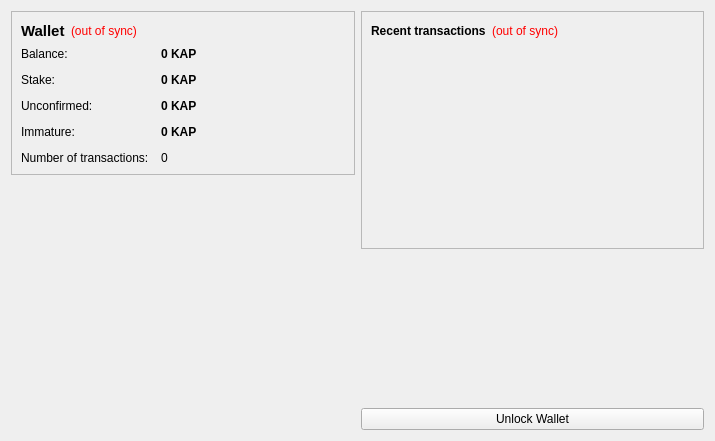
<?xml version="1.0" encoding="UTF-8"?>
<ui version="4.0">
 <class>OverviewPage</class>
 <widget class="QWidget" name="OverviewPage">
  <property name="geometry">
   <rect>
    <x>0</x>
    <y>0</y>
    <width>715</width>
    <height>441</height>
   </rect>
  </property>
  <property name="windowTitle">
   <string>Form</string>
  </property>
  <layout class="QHBoxLayout" name="horizontalLayout" stretch="1,1">
   <item>
    <layout class="QVBoxLayout" name="verticalLayout_2">
     <item>
      <widget class="QFrame" name="frame">
       <property name="frameShape">
        <enum>QFrame::StyledPanel</enum>
       </property>
       <property name="frameShadow">
        <enum>QFrame::Raised</enum>
       </property>
       <layout class="QVBoxLayout" name="verticalLayout_4">
        <item>
         <layout class="QHBoxLayout" name="horizontalLayout_4">
          <item>
           <widget class="QLabel" name="label_5">
            <property name="font">
             <font>
              <pointsize>11</pointsize>
              <weight>75</weight>
              <bold>true</bold>
             </font>
            </property>
            <property name="text">
             <string>Wallet</string>
            </property>
           </widget>
          </item>
          <item>
           <widget class="QLabel" name="labelWalletStatus">
            <property name="toolTip">
             <string>The displayed information may be out of date. Your wallet automatically synchronizes with the Kapcoin network after a connection is established, but this process has not completed yet.</string>
            </property>
            <property name="styleSheet">
             <string notr="true">QLabel { color: red; }</string>
            </property>
            <property name="text">
             <string notr="true">(out of sync)</string>
            </property>
            <property name="alignment">
             <set>Qt::AlignLeading|Qt::AlignLeft|Qt::AlignVCenter</set>
            </property>
           </widget>
          </item>
          <item>
           <spacer name="horizontalSpacer_2">
            <property name="orientation">
             <enum>Qt::Horizontal</enum>
            </property>
            <property name="sizeHint" stdset="0">
             <size>
              <width>40</width>
              <height>20</height>
             </size>
            </property>
           </spacer>
          </item>
         </layout>
        </item>
        <item>
         <layout class="QFormLayout" name="formLayout_2">
          <property name="fieldGrowthPolicy">
           <enum>QFormLayout::AllNonFixedFieldsGrow</enum>
          </property>
          <property name="horizontalSpacing">
           <number>12</number>
          </property>
          <property name="verticalSpacing">
           <number>12</number>
          </property>
          <item row="0" column="0">
           <widget class="QLabel" name="label">
            <property name="text">
             <string>Balance:</string>
            </property>
           </widget>
          </item>
          <item row="0" column="1">
           <widget class="QLabel" name="labelBalance">
            <property name="font">
             <font>
              <weight>75</weight>
              <bold>true</bold>
             </font>
            </property>
            <property name="cursor">
             <cursorShape>IBeamCursor</cursorShape>
            </property>
            <property name="toolTip">
             <string>Your current balance</string>
            </property>
            <property name="text">
             <string notr="true">0 KAP</string>
            </property>
            <property name="textInteractionFlags">
             <set>Qt::LinksAccessibleByMouse|Qt::TextSelectableByKeyboard|Qt::TextSelectableByMouse</set>
            </property>
           </widget>
          </item>
          <item row="1" column="0">
           <widget class="QLabel" name="label_6">
            <property name="text">
             <string>Stake:</string>
            </property>
           </widget>
          </item>
          <item row="1" column="1">
           <widget class="QLabel" name="labelStake">
            <property name="font">
             <font>
              <weight>75</weight>
              <bold>true</bold>
             </font>
            </property>
            <property name="cursor">
             <cursorShape>IBeamCursor</cursorShape>
            </property>
            <property name="toolTip">
             <string>Total of coins that was staked, and do not yet count toward the current balance</string>
            </property>
            <property name="text">
             <string notr="true">0 KAP</string>
            </property>
            <property name="textInteractionFlags">
             <set>Qt::LinksAccessibleByMouse|Qt::TextSelectableByKeyboard|Qt::TextSelectableByMouse</set>
            </property>
           </widget>
          </item>
          <item row="2" column="0">
           <widget class="QLabel" name="label_3">
            <property name="text">
             <string>Unconfirmed:</string>
            </property>
           </widget>
          </item>
          <item row="2" column="1">
           <widget class="QLabel" name="labelUnconfirmed">
            <property name="font">
             <font>
              <weight>75</weight>
              <bold>true</bold>
             </font>
            </property>
            <property name="cursor">
             <cursorShape>IBeamCursor</cursorShape>
            </property>
            <property name="toolTip">
             <string>Total of transactions that have yet to be confirmed, and do not yet count toward the current balance</string>
            </property>
            <property name="text">
             <string notr="true">0 KAP</string>
            </property>
            <property name="textInteractionFlags">
             <set>Qt::LinksAccessibleByMouse|Qt::TextSelectableByKeyboard|Qt::TextSelectableByMouse</set>
            </property>
           </widget>
          </item>
          <item row="3" column="0">
           <widget class="QLabel" name="labelImmatureText">
            <property name="text">
             <string>Immature:</string>
            </property>
           </widget>
          </item>
          <item row="3" column="1">
           <widget class="QLabel" name="labelImmature">
            <property name="font">
             <font>
              <weight>75</weight>
              <bold>true</bold>
             </font>
            </property>
            <property name="toolTip">
             <string>Mined balance that has not yet matured</string>
            </property>
            <property name="text">
             <string notr="true">0 KAP</string>
            </property>
            <property name="textInteractionFlags">
             <set>Qt::LinksAccessibleByMouse|Qt::TextSelectableByKeyboard|Qt::TextSelectableByMouse</set>
            </property>
           </widget>
          </item>
          <item row="4" column="0">
           <widget class="QLabel" name="label_2">
            <property name="text">
             <string>Number of transactions:</string>
            </property>
           </widget>
          </item>
          <item row="4" column="1">
           <widget class="QLabel" name="labelNumTransactions">
            <property name="toolTip">
             <string>Total number of transactions in wallet</string>
            </property>
            <property name="text">
             <string notr="true">0</string>
            </property>
           </widget>
          </item>
         </layout>
        </item>
       </layout>
      </widget>
     </item>
     <item>
      <spacer name="verticalSpacer">
       <property name="orientation">
        <enum>Qt::Vertical</enum>
       </property>
       <property name="sizeHint" stdset="0">
        <size>
         <width>20</width>
         <height>40</height>
        </size>
       </property>
      </spacer>
     </item>
      <item>
      <widget class="QLabel" name="label_6">
       <property name="text">
        <string/>
       </property>
       <property name="pixmap">
        <pixmap resource="../bitcoin.qrc">:/images/backg</pixmap>
       </property>
       <property name="scaledContents">
        <bool>false</bool>
       </property>
       <property name="alignment">
        <set>Qt::AlignCenter</set>
       </property>
       <property name="margin">
        <number>-2</number>
       </property>
      </widget>
     </item>
    </layout>
   </item>
   <item>
    <layout class="QVBoxLayout" name="verticalLayout_3">
     <item>
      <widget class="QFrame" name="frame_2">
       <property name="frameShape">
        <enum>QFrame::StyledPanel</enum>
       </property>
       <property name="frameShadow">
        <enum>QFrame::Raised</enum>
       </property>
       <layout class="QVBoxLayout" name="verticalLayout">
        <item>
         <layout class="QHBoxLayout" name="horizontalLayout_2">
          <item>
           <widget class="QLabel" name="label_4">
            <property name="text">
             <string>&lt;b&gt;Recent transactions&lt;/b&gt;</string>
            </property>
           </widget>
          </item>
          <item>
           <widget class="QLabel" name="labelTransactionsStatus">
            <property name="toolTip">
             <string>The displayed information may be out of date. Your wallet automatically synchronizes with the Kapcoin network after a connection is established, but this process has not completed yet.</string>
            </property>
            <property name="styleSheet">
             <string notr="true">QLabel { color: red; }</string>
            </property>
            <property name="text">
             <string notr="true">(out of sync)</string>
            </property>
            <property name="alignment">
             <set>Qt::AlignRight|Qt::AlignTrailing|Qt::AlignVCenter</set>
            </property>
           </widget>
          </item>
          <item>
           <spacer name="horizontalSpacer">
            <property name="orientation">
             <enum>Qt::Horizontal</enum>
            </property>
            <property name="sizeHint" stdset="0">
             <size>
              <width>40</width>
              <height>20</height>
             </size>
            </property>
           </spacer>
          </item>
         </layout>
        </item>
        <item>
         <widget class="QListView" name="listTransactions">
          <property name="styleSheet">
           <string notr="true">QListView { background: transparent; }</string>
          </property>
          <property name="frameShape">
           <enum>QFrame::NoFrame</enum>
          </property>
          <property name="verticalScrollBarPolicy">
           <enum>Qt::ScrollBarAlwaysOff</enum>
          </property>
          <property name="horizontalScrollBarPolicy">
           <enum>Qt::ScrollBarAlwaysOff</enum>
          </property>
          <property name="selectionMode">
           <enum>QAbstractItemView::NoSelection</enum>
          </property>
         </widget>
        </item>
       </layout>
      </widget>
     </item>
     <item>
      <spacer name="verticalSpacer_2">
       <property name="orientation">
        <enum>Qt::Vertical</enum>
       </property>
       <property name="sizeHint" stdset="0">
        <size>
         <width>20</width>
         <height>40</height>
        </size>
       </property>
      </spacer>
     </item>
     <item>
      <widget class="QPushButton" name="unlockWalletButton">
       <property name="text">
        <string>Unlock Wallet</string>
       </property>
      </widget>
     </item>
    </layout>
   </item>
  </layout>
 </widget>
 <resources>
  <include location="../bitcoin.qrc"/>
 </resources>
 <connections/>
</ui>
